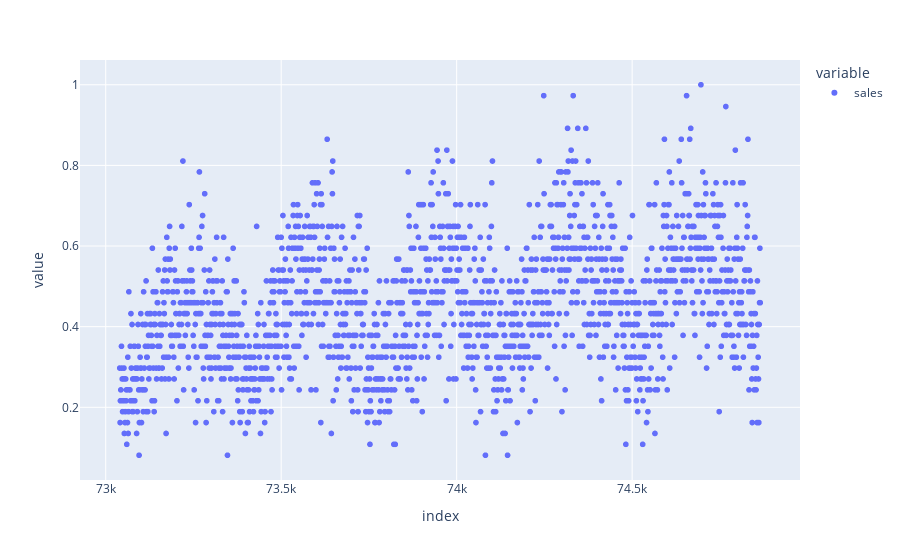

The code cell stored with this chart in its notebook:
### Code cell
import plotly.express as px
import plotly.colors as c
fig = px.scatter(sales)
fig.show()

### Figure 1 — Plotly figure (JSON) as saved in the notebook; plotly's stock layout.template omitted (floating-point values rounded to 4 significant figures; data arrays with more than 128 entries replaced by an {"elided": "..."} marker saying what was removed)
{"data": [{"hovertemplate": "variable=sales<br>index=%{x}<br>value=%{y}<extra></extra>", "legendgroup": "sales", "marker": {"color": "#636efa", "symbol": "circle"}, "mode": "markers", "name": "sales", "showlegend": true, "type": "scattergl", "x": {"elided": "1826 int values"}, "xaxis": "x", "y": {"elided": "1826 float values"}, "yaxis": "y"}], "layout": {"legend": {"title": {"text": "variable"}, "tracegroupgap": 0}, "margin": {"t": 60}, "xaxis": {"anchor": "y", "domain": [0, 1], "title": {"text": "index"}}, "yaxis": {"anchor": "x", "domain": [0, 1], "title": {"text": "value"}}}}
